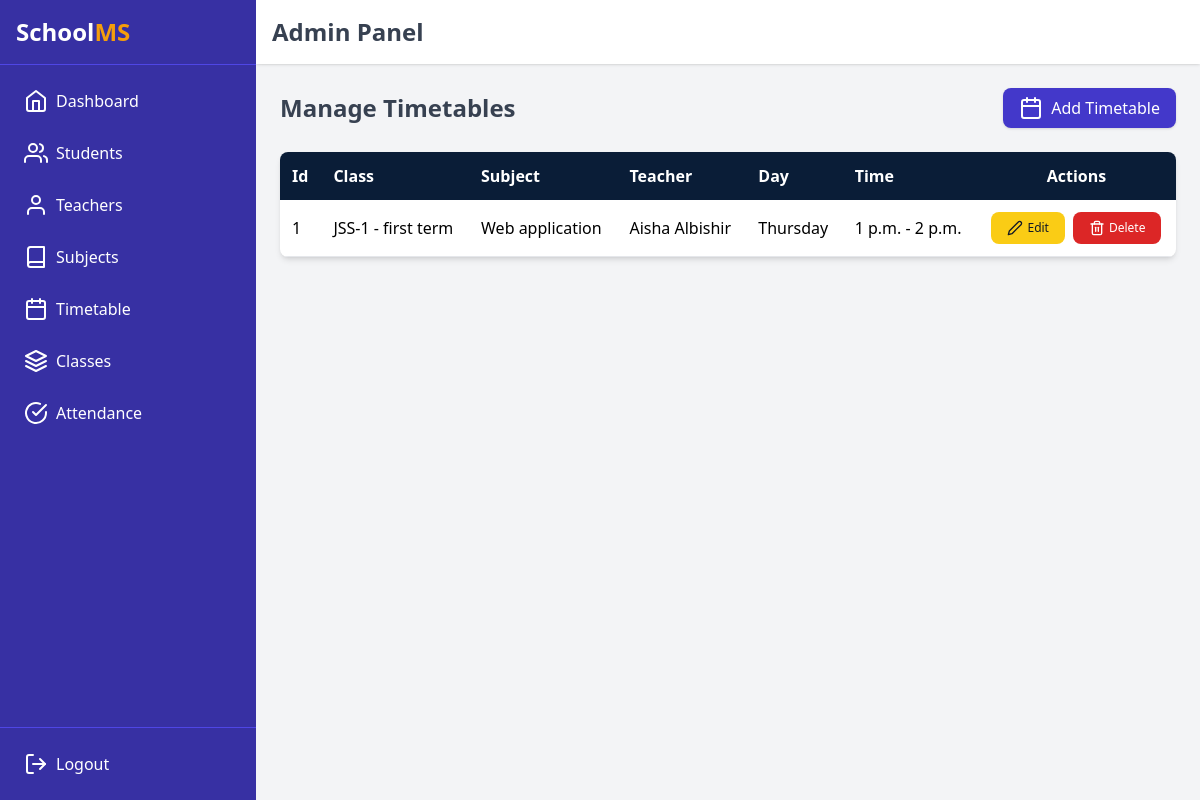
Before: /academics/timetables/ with the older database file.
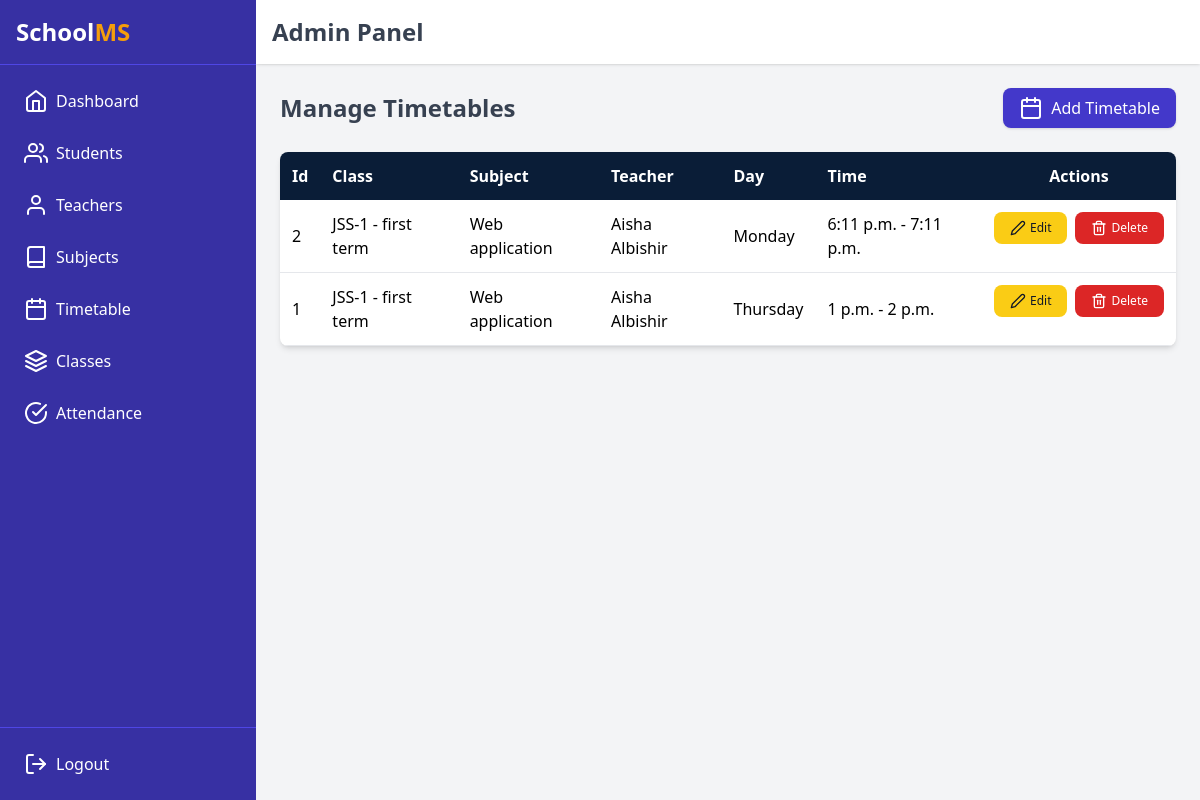
After: the same page with the newer database file.
### academics/models.py (models this page shows, shortened)
class Timetable(models.Model):
    class Meta:
        pass
    DAYS_OF_WEEK = (
        ('Monday', 'Monday'),
        ('Tuesday', 'Tuesday'),
        ('Wednesday', 'Wednesday'),
        ('Thursday', 'Thursday'),
        ('Friday', 'Friday'),
        ('Saturday', 'Saturday'),
    )
    student_class = models.ForeignKey('StudentClass', on_delete=models.CASCADE, related_name='timetables')
    subject = models.ForeignKey('Subject', on_delete=models.CASCADE)
    teacher = models.ForeignKey('teachers.Teacher', on_delete=models.CASCADE)
    day = models.CharField(max_length=10, choices=DAYS_OF_WEEK)
    start_time = models.TimeField()
    end_time = models.TimeField()

class StudentClass(models.Model):
    class_name = models.CharField(max_length=50)
    section = models.CharField(max_length=10)
    teacher = models.ForeignKey('teachers.Teacher', on_delete=models.SET_NULL, null=True, blank=True, related_name='main_classes')
    def __str__(self):
        return f"{self.class_name} - {self.section}"

class Subject(models.Model):
    class Meta:
        permissions = [
            ("manage_subject", "Can manage subject"),
        ]
    name = models.CharField(max_length=100)
    code = models.CharField(max_length=20, unique=True)

### teachers/models.py (models this page shows, shortened)
class Teacher(models.Model):
    user = models.OneToOneField(User, on_delete=models.CASCADE, related_name='teacher_profile')
    contact = models.CharField(max_length=15)
    email = models.EmailField()
    profile_image = models.ImageField(upload_to='teacher_profiles/', default='teacher_profiles/default.png')

### academics/views.py (the view)
# urls.py: path("timetables/", views.manage_timetables, name="manage_timetables"),
def manage_timetables(request):
    timetables = Timetable.objects.select_related("student_class", "subject", "teacher").order_by("student_class", "day", "start_time")
    return render(request, "academics/manage_timetables.html", {"timetables": timetables})

### academics/templates/academics/manage_timetables.html
{% extends "admin_base.html" %}
{% load static %}
{% block content %}
<div class="flex justify-between items-center mb-6">
  <h1 class="text-2xl font-bold text-gray-700">Manage Timetables</h1>
  <a href="{% url 'add_timetable' %}" class="flex items-center space-x-2 bg-indigo-700 hover:bg-indigo-800 text-white px-4 py-2 rounded-lg shadow transition">
    <i data-feather="calendar"></i>
    <span>Add Timetable</span>
  </a>
</div>
<div class="overflow-x-auto bg-white shadow-md rounded-lg">
  <table class="w-full text-left border-collapse">
    <thead class="bg-[#0A1D37] text-white">
      <tr>
        <th class="p-3">Id</th>
        <th class="p-3">Class</th>
        <th class="p-3">Subject</th>
        <th class="p-3">Teacher</th>
        <th class="p-3">Day</th>
        <th class="p-3">Time</th>
        <th class="p-3 text-center">Actions</th>
      </tr>
    </thead>
    <tbody>
      {% for tt in timetables %}
      <tr class="border-b hover:bg-gray-100">
        <td class="p-3">{{ tt.id }}</td>
        <td class="p-3">{{ tt.student_class }}</td>
        <td class="p-3">{{ tt.subject.name }}</td>
        <td class="p-3">{{ tt.teacher.user.get_full_name }}</td>
        <td class="p-3">{{ tt.day }}</td>
        <td class="p-3">{{ tt.start_time }} - {{ tt.end_time }}</td>
        <td class="p-3 flex gap-2 justify-center">
          <a href="{% url 'edit_timetable' tt.id %}" class="flex items-center bg-yellow-400 text-gray-900 px-4 py-2 rounded-lg hover:bg-yellow-500 text-xs font-medium">
            <i data-feather="edit-2" class="w-4 h-4 mr-1"></i> Edit
          </a>
          <a href="{% url 'delete_timetable' tt.id %}" onclick="return confirm('Are you sure you want to delete this timetable?');" class="flex items-center bg-red-600 text-white px-4 py-2 rounded-lg hover:bg-red-700 text-xs font-medium">
            <i data-feather="trash-2" class="w-4 h-4 mr-1"></i> Delete
          </a>
        </td>
      </tr>
      {% empty %}
      <tr><td colspan="6" class="p-3 text-center text-gray-500">No timetable entries found.</td></tr>
      {% endfor %}
    </tbody>
  </table>
</div>
{% endblock %}

Changed rows visible on the page:
added Timetable: id "2", student_class "JSS-1 - first term", subject.name "Web application", teacher.user.get_full_name "Aisha Albishir", day "Monday", start_time "6:11 p.m.", end_time "7:11 p.m."
